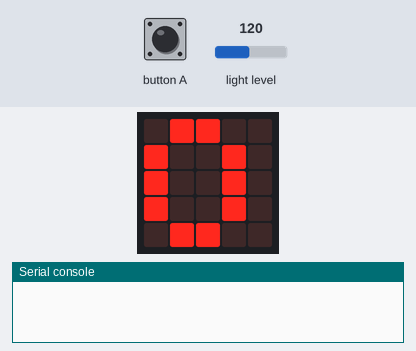
A program run on a simulated BBC micro:bit (MakeCode). Parts: the board's 5×5 LED display, the last lines printed to the serial console. Inputs (shaded band) come from the test bench; at power-on: light level 120. No radio messages arrive unless stated (any console line starting 'radio sent:' is added by the test bench).

Above: at 1.9 s.
2.0 s: light level set to 5
At 3.3 s:
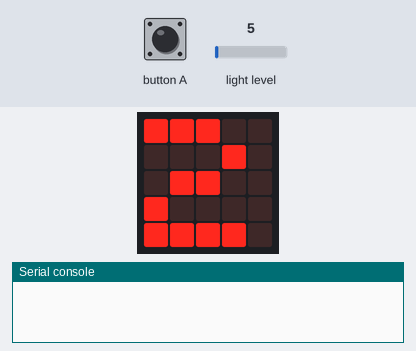
3.5 s: light level set to 64
5.0 s: light level set to 6
At 11.6 s:
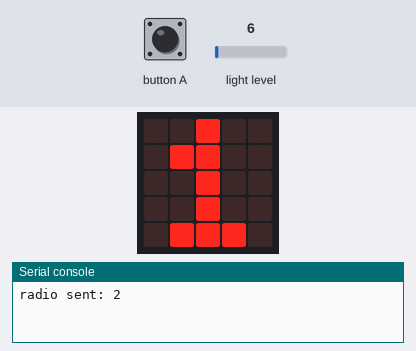
Timing chart, 0 to 12.5 s (numbered marks = the images above; inputs shaded):
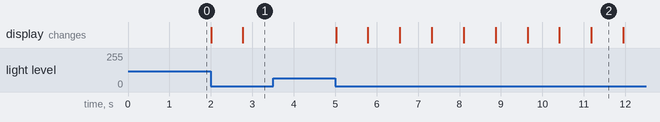

The program:

main.ts
```typescript
input.onButtonPressed(Button.A, function () {
    radio.sendNumber(2)
})
let Number2 = 0
basic.showNumber(Number2)
radio.setGroup(1)
basic.forever(function () {
    if (input.lightLevel() < 50) {
        Number2 += 1
        if (Number2 > 9) {
            Number2 = 0
            radio.sendNumber(2)
        }
        basic.showNumber(Number2)
    }
})
```

test.ts
```typescript
// aquí va el archivo "tests"; esto no se compilará cuando este paquete se utilice como una extensión.
```

Measured:
- after the input at 2.0 s, the display: first changes at once (image 1 shows a later state)
- after the input at 3.5 s, every drawn part: stays the same
- after the input at 5.0 s, the display: first changes at once (image 2 shows a later state)
